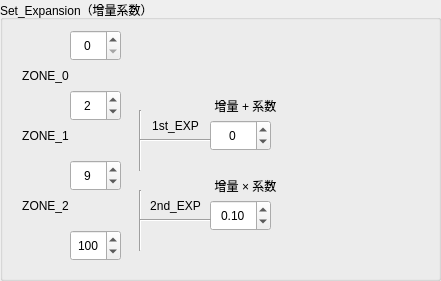
    <widget class="QGroupBox" name="groupBox_5">
     <property name="geometry">
      <rect>
       <x>590</x>
       <y>300</y>
       <width>441</width>
       <height>281</height>
      </rect>
     </property>
     <property name="font">
      <font>
       <family>Microsoft YaHei UI</family>
       <pointsize>9</pointsize>
      </font>
     </property>
     <property name="title">
      <string>Set_Expansion（增量系数）</string>
     </property>
     <widget class="QDoubleSpinBox" name="doubleSpinBox_2">
      <property name="geometry">
       <rect>
        <x>210</x>
        <y>200</y>
        <width>61</width>
        <height>31</height>
       </rect>
      </property>
      <property name="alignment">
       <set>Qt::AlignCenter</set>
      </property>
      <property name="minimum">
       <double>-10.000000000000000</double>
      </property>
      <property name="maximum">
       <double>10.000000000000000</double>
      </property>
      <property name="singleStep">
       <double>0.100000000000000</double>
      </property>
      <property name="value">
       <double>0.100000000000000</double>
      </property>
     </widget>
     <widget class="QSpinBox" name="Qsb_increment_3">
      <property name="geometry">
       <rect>
        <x>70</x>
        <y>160</y>
        <width>51</width>
        <height>31</height>
       </rect>
      </property>
      <property name="alignment">
       <set>Qt::AlignCenter</set>
      </property>
      <property name="maximum">
       <number>10000</number>
      </property>
      <property name="singleStep">
       <number>1</number>
      </property>
      <property name="value">
       <number>9</number>
      </property>
      <property name="displayIntegerBase">
       <number>10</number>
      </property>
     </widget>
     <widget class="QSpinBox" name="Qsb_increment_4">
      <property name="geometry">
       <rect>
        <x>70</x>
        <y>230</y>
        <width>51</width>
        <height>31</height>
       </rect>
      </property>
      <property name="alignment">
       <set>Qt::AlignCenter</set>
      </property>
      <property name="maximum">
       <number>10000</number>
      </property>
      <property name="singleStep">
       <number>1</number>
      </property>
      <property name="value">
       <number>100</number>
      </property>
      <property name="displayIntegerBase">
       <number>10</number>
      </property>
     </widget>
     <widget class="QLabel" name="label_23">
      <property name="geometry">
       <rect>
        <x>10</x>
        <y>60</y>
        <width>71</width>
        <height>31</height>
       </rect>
      </property>
      <property name="text">
       <string>ZONE_0</string>
      </property>
      <property name="alignment">
       <set>Qt::AlignCenter</set>
      </property>
     </widget>
     <widget class="QSpinBox" name="Qsb_increment">
      <property name="geometry">
       <rect>
        <x>70</x>
        <y>30</y>
        <width>51</width>
        <height>31</height>
       </rect>
      </property>
      <property name="alignment">
       <set>Qt::AlignCenter</set>
      </property>
      <property name="maximum">
       <number>10000</number>
      </property>
      <property name="singleStep">
       <number>1</number>
      </property>
      <property name="value">
       <number>0</number>
      </property>
      <property name="displayIntegerBase">
       <number>2</number>
      </property>
     </widget>
     <widget class="QSpinBox" name="Qsb_increment_2">
      <property name="geometry">
       <rect>
        <x>70</x>
        <y>90</y>
        <width>51</width>
        <height>31</height>
       </rect>
      </property>
      <property name="alignment">
       <set>Qt::AlignCenter</set>
      </property>
      <property name="maximum">
       <number>10000</number>
      </property>
      <property name="singleStep">
       <number>1</number>
      </property>
      <property name="value">
       <number>2</number>
      </property>
      <property name="displayIntegerBase">
       <number>10</number>
      </property>
     </widget>
     <widget class="QDoubleSpinBox" name="doubleSpinBox_1">
      <property name="geometry">
       <rect>
        <x>210</x>
        <y>120</y>
        <width>61</width>
        <height>31</height>
       </rect>
      </property>
      <property name="alignment">
       <set>Qt::AlignCenter</set>
      </property>
      <property name="decimals">
       <number>0</number>
      </property>
      <property name="minimum">
       <double>-10.000000000000000</double>
      </property>
      <property name="maximum">
       <double>200.000000000000000</double>
      </property>
      <property name="singleStep">
       <double>1.000000000000000</double>
      </property>
      <property name="value">
       <double>0.000000000000000</double>
      </property>
     </widget>
     <widget class="QLabel" name="label_24">
      <property name="geometry">
       <rect>
        <x>10</x>
        <y>120</y>
        <width>71</width>
        <height>31</height>
       </rect>
      </property>
      <property name="text">
       <string>ZONE_1</string>
      </property>
      <property name="alignment">
       <set>Qt::AlignCenter</set>
      </property>
     </widget>
     <widget class="QLabel" name="label_25">
      <property name="geometry">
       <rect>
        <x>10</x>
        <y>190</y>
        <width>71</width>
        <height>31</height>
       </rect>
      </property>
      <property name="text">
       <string>ZONE_2</string>
      </property>
      <property name="alignment">
       <set>Qt::AlignCenter</set>
      </property>
     </widget>
     <widget class="QLabel" name="label_26">
      <property name="geometry">
       <rect>
        <x>140</x>
        <y>110</y>
        <width>71</width>
        <height>31</height>
       </rect>
      </property>
      <property name="text">
       <string>1st_EXP</string>
      </property>
      <property name="alignment">
       <set>Qt::AlignCenter</set>
      </property>
     </widget>
     <widget class="QLabel" name="label_27">
      <property name="geometry">
       <rect>
        <x>140</x>
        <y>190</y>
        <width>71</width>
        <height>31</height>
       </rect>
      </property>
      <property name="text">
       <string>2nd_EXP</string>
      </property>
      <property name="alignment">
       <set>Qt::AlignCenter</set>
      </property>
     </widget>
     <widget class="Line" name="line">
      <property name="geometry">
       <rect>
        <x>130</x>
        <y>110</y>
        <width>20</width>
        <height>61</height>
       </rect>
      </property>
      <property name="orientation">
       <enum>Qt::Vertical</enum>
      </property>
     </widget>
     <widget class="Line" name="line_2">
      <property name="geometry">
       <rect>
        <x>130</x>
        <y>190</y>
        <width>20</width>
        <height>61</height>
       </rect>
      </property>
      <property name="orientation">
       <enum>Qt::Vertical</enum>
      </property>
     </widget>
     <widget class="Line" name="line_3">
      <property name="geometry">
       <rect>
        <x>140</x>
        <y>130</y>
        <width>71</width>
        <height>20</height>
       </rect>
      </property>
      <property name="orientation">
       <enum>Qt::Horizontal</enum>
      </property>
     </widget>
     <widget class="Line" name="line_4">
      <property name="geometry">
       <rect>
        <x>140</x>
        <y>210</y>
        <width>71</width>
        <height>20</height>
       </rect>
      </property>
      <property name="orientation">
       <enum>Qt::Horizontal</enum>
      </property>
     </widget>
     <widget class="QLabel" name="label_28">
      <property name="geometry">
       <rect>
        <x>200</x>
        <y>90</y>
        <width>91</width>
        <height>31</height>
       </rect>
      </property>
      <property name="text">
       <string>增量 + 系数</string>
      </property>
      <property name="alignment">
       <set>Qt::AlignCenter</set>
      </property>
     </widget>
     <widget class="QLabel" name="label_29">
      <property name="geometry">
       <rect>
        <x>200</x>
        <y>170</y>
        <width>91</width>
        <height>31</height>
       </rect>
      </property>
      <property name="text">
       <string>增量 × 系数</string>
      </property>
      <property name="alignment">
       <set>Qt::AlignCenter</set>
      </property>
     </widget>
    </widget>
